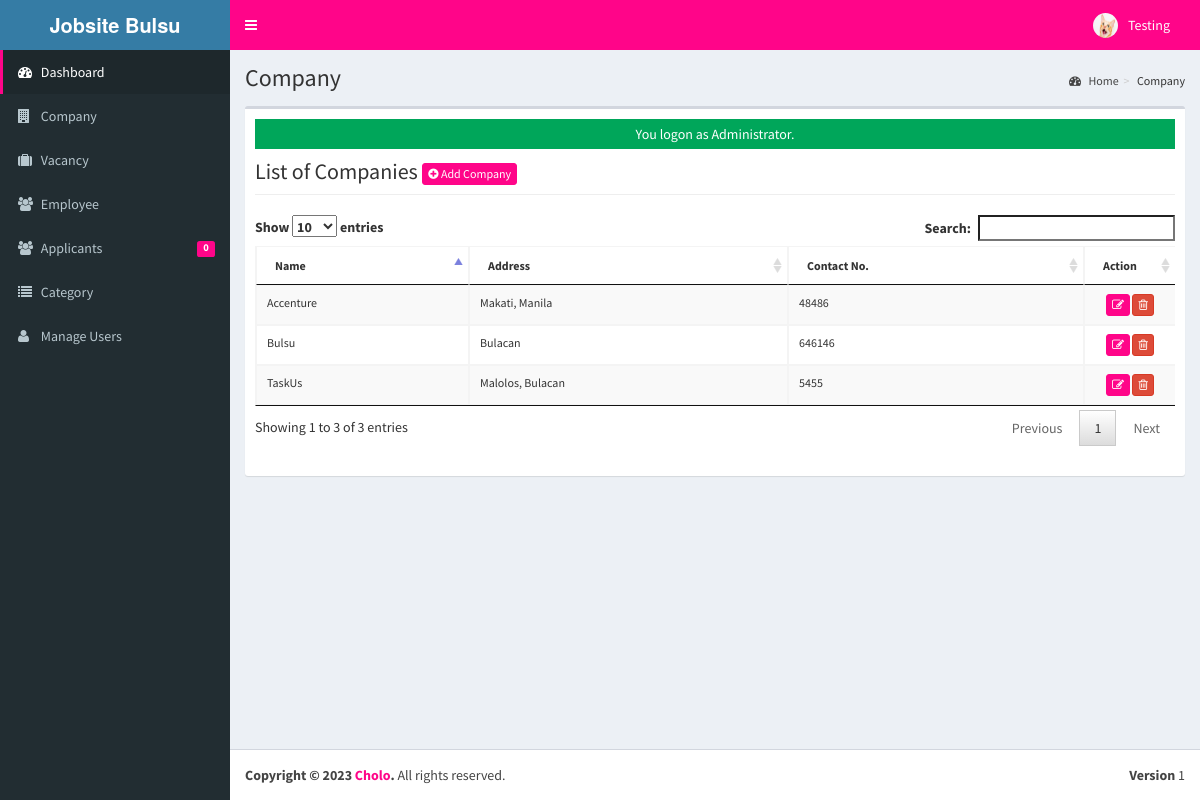
The app's page /admin/company/index.php (signed in) with its own data.
### tables this page shows
CREATE TABLE `tblusers` (
  `USERID` varchar(30) NOT NULL,
  `FULLNAME` varchar(40) NOT NULL,
  `USERNAME` varchar(30) NOT NULL,
  `PASS` varchar(100) NOT NULL,
  `ROLE` varchar(30) NOT NULL,
  `PICLOCATION` varchar(255) NOT NULL
);

CREATE TABLE `tblcompany` (
  `COMPANYID` int(11) NOT NULL,
  `COMPANYNAME` varchar(100) NOT NULL,
  `COMPANYADDRESS` varchar(100) NOT NULL,
  `COMPANYCONTACTNO` varchar(30) NOT NULL,
  `COMPANYSTATUS` varchar(50) NOT NULL,
  `COMPANYMISSION` text NOT NULL
);

### admin/company/index.php (called while the page is built, shortened)
<?php
require_once("../../include/initialize.php");
$title="Company";
require_once ("../theme/templates.php");
?>

### include/database.php (called while the page is built, shortened)
<?php
class Database {
	var $sql_string = '';
	private $conn;
	public function open_connection() {
		$this->conn = mysqli_connect(server,user,pass);
		if(!$this->conn){
			echo "Problem in database connection! Contact administrator!";
			exit();
		}else{
			$db_select = mysqli_select_db($this->conn,database_name);
		}
	}
	function setQuery($sql='') {
		$this->sql_string=$sql;
	}
	function executeQuery() {
		$result = mysqli_query($this->conn,$this->sql_string);
		return $result;
	}
	private function confirm_query($result) {
		return $result;
	}
	function loadResultList( $key='' ) {
		$cur = $this->executeQuery();
		$array = array();
		while ($row = mysqli_fetch_object($cur)) {
			if ($key) {
				$array[$row->$key] = $row;
			} else {
				$array[] = $row;
			}
		}
		return $array;
	}
	function loadSingleResult() {
		$cur = $this->executeQuery();
		while ($row = mysqli_fetch_object($cur)) {
		return $data = $row;
		}
	}
}
$mydb = new Database();
?>

### include/accounts.php (called while the page is built, shortened)
<?php
require_once(LIB_PATH.DS.'database.php');
class User {
	protected static  $tblname = "tblusers";
	function single_user($id=""){
			global $mydb;
			$mydb->setQuery("SELECT * FROM ".self::$tblname."
				Where USERID= '{$id}' LIMIT 1");
			$cur = $mydb->loadSingleResult();
			return $cur;
	}
}
?>

### include/function.php (called while the page is built, shortened)
<?php
function currentpage(){
		$this_page = $_SERVER['SCRIPT_NAME'];
	    $bits = explode('/',$this_page);
		 return $bits[3];
	}
		?>

### admin/company/list.php (the view, shortened to what this page needs)
<div class="row">
      	 <div class="col-lg-12">
           <h1 class="page-header">List of Companies  <a href="index.php?view=add" class="btn btn-primary btn-xs  ">  <i class="fa fa-plus-circle fw-fa"></i> Add Company</a>  </h1>
      		</div>
  		 </div>
 		    <form action="controller.php?action=delete" Method="POST">
		     <div class="table-responsive">
			<table id="dash-table" class="table table-striped table-bordered table-hover"  style="font-size:12px" cellspacing="0">
			  <thead>
			  	<tr>
			  		<th>Name</th>
			  		<th>Address</th>
			  		<th>Contact No.</th>
			  		 <th width="10%" align="center">Action</th>
			  	</tr>
			  </thead>
			  <tbody>
			  	<?php
			  		$mydb->setQuery("SELECT * FROM `tblcompany`");
			  		$cur = $mydb->loadResultList();
					foreach ($cur as $result) {
			  		echo '<tr>';
			  			echo '<td>' . $result->COMPANYNAME.'</td>';
			  			echo '<td>' . $result->COMPANYADDRESS.'</td>';
			  			echo '<td>' . $result->COMPANYCONTACTNO.'</td>';
			  		echo '<td align="center"><a title="Edit" href="index.php?view=edit&id='.$result->COMPANYID.'" class="btn btn-primary btn-xs  ">  <span class="fa fa-edit fw-fa"></a>
			  		     <a title="Delete" href="controller.php?action=delete&id='.$result->COMPANYID.'" class="btn btn-danger btn-xs  ">  <span class="fa  fa-trash-o fw-fa "></a></td>';
			  		echo '</tr>';
			  	}
			  	?>
			  </tbody>
			</table>
			</form>

### admin/theme/templates.php (shortened to what this page needs)
<!DOCTYPE html>
<html>
<head>
    <link rel="stylesheet" href="<?php echo web_root;?>bootstrap/css/bootstrap.min.css">
    <link rel="stylesheet" href="<?php echo web_root;?>plugins/font-awesome/css/font-awesome.min.css">
    <link rel="stylesheet" href="<?php echo web_root;?>dist/css/AdminLTE.min.css">
    <link rel="stylesheet" href="<?php echo web_root;?>dist/css/skins/_all-skins.min.css">
    <link rel="stylesheet" href="<?php echo web_root;?>plugins/iCheck/flat/blue.css">
    <link rel="stylesheet" href="<?php echo web_root;?>plugins/morris/morris.css">
    <link rel="stylesheet" href="<?php echo web_root;?>plugins/jvectormap/jquery-jvectormap-1.2.2.css">
    <link href="<?php echo web_root; ?>plugins/datepicker/bootstrap-datetimepicker.min.css" rel="stylesheet"
        media="screen">
    <link rel="stylesheet" href="<?php echo web_root;?>plugins/dataTables/jquery.dataTables.min.css">
    <link rel="stylesheet" href="<?php echo web_root;?>plugins/bootstrap-wysihtml5/bootstrap3-wysihtml5.min.css">
</head>
<body class="hold-transition skin-blue fixed sidebar-mini">
    <div class="wrapper">
        <header class="main-header">
            <a href="<?php echo web_root;?>/admin/" class="logo">
                <span class="logo-lg"><b>Jobsite Bulsu</b></span>
            </a>
            <nav class="navbar navbar-static-top" role="navigation">
                <a href="#" class="sidebar-toggle" data-toggle="offcanvas" role="button">
                </a>
                <div class="navbar-custom-menu">
                    <ul class="nav navbar-nav">
                        <?php
              $user = New User();
              $singleuser = $user->single_user($_SESSION['ADMIN_USERID']);
          ?>
                        <li class="dropdown user user-menu" style="padding-right: 15px;">
                            <a href="#" class="dropdown-toggle" data-toggle="dropdown">
                                <img src="<?php echo web_root.'admin/user/'. $singleuser->PICLOCATION;?>"
                                    class="user-image" alt="User Image">
                                <span class="hidden-xs"><?php echo $singleuser->FULLNAME; ?></span>
                            </a>
                        </li>
                    </ul>
                </div>
            </nav>
        </header>
        <aside class="main-sidebar">
            <section class="sidebar">
                <ul class="sidebar-menu">
                    <li class="<?php echo (currentpage() == 'index.php') ? "active" : false;?>">
                        <a href="<?php echo web_root ;?>admin/">
                            <i class="fa fa-dashboard"></i> <span>Dashboard</span>
                        </a>
                    </li>
                    <li class="<?php echo (currentpage() == 'company') ? "active" : false;?>">
                        <a href="<?php echo web_root ;?>admin/company/">
                            <i class="fa fa-building"></i> <span>Company</span>
                        </a>
                    </li>
                    <li class="<?php echo (currentpage() == 'vacancy') ? "active" : false;?>">
                        <a href="<?php echo web_root ;?>admin/vacancy/">
                            <i class="fa fa-suitcase"></i> <span>Vacancy</span>
                        </a>
                    </li>
                    <li class="<?php echo (currentpage() == 'employee') ? "active" : false;?>">
                        <a href="<?php echo web_root ;?>admin/employee/">
                            <i class="fa fa-users"></i> <span>Employee</span>
                        </a>
                    </li>
                    <li class="<?php echo (currentpage() == 'applicants') ? "active" : false;?>">
                        <a href="<?php echo web_root ;?>admin/applicants/">
                            <i class="fa fa-users"></i> <span>Applicants</span>
                            <span class="label label-primary pull-right">
                                <?php
                $sql = "SELECT count(*) as 'APPL' FROM `tbljobregistration` WHERE `PENDINGAPPLICATION`=1";
                $mydb->setQuery($sql);
                $pending = $mydb->loadSingleResult();
                echo $pending->APPL;
              ?>
                            </span>
                        </a>
                    </li>
                    <li class="<?php echo (currentpage() == 'category') ? "active" : false;?>">
                        <a href="<?php echo web_root ;?>admin/category/">
                            <i class="fa fa-list"></i> <span>Category</span>
                        </a>
                    </li>
                    <li class="<?php echo (currentpage() == 'user') ? "active" : false;?>">
                        <a href="<?php echo web_root; ?>admin/user/">
                            <i class="fa fa-user"></i> <span>Manage Users</span> </a>
                    </li>
                </ul>
            </section>
        </aside>
        <div class="content-wrapper">
            <section class="content-header">
                <h1>
                    <?php echo isset($title) ? $title : ''; ?>
                </h1>
                <ol class="breadcrumb">
                    <?php
          if ($title!='Home') {
            $active_title = '';
            if (isset($_GET['view'])) {
              $active_title = '<li class='.$active_title.'><a href="index.php">'.$title.'</a></li>';
            }else{
              $active_title = '<li class='.$active_title.'>'.$title.'</li>';
            }
            echo '<li><a href='.web_root.'admin/><i class="fa fa-dashboard"></i> Home</a></li>';
            echo  $active_title;
          }
        ?>
                </ol>
            </section>
            <section class="content">
                <div class="row">
                    <div class="col-xs-12">
                        <div class="box">
                            <div class="box-body">
                                <?php
               require_once $content;
               ?>
                        </div>
                    </div>
                </div>
            </section>
        </div>
        <footer class="main-footer">
            <div class="pull-right hidden-xs">
                <b>Version</b> 1
            </div>
            <strong>Copyright &copy; 2023 <a href="#">Cholo</a>.</strong> All rights
            reserved.
        </footer>
</body>
</html>

### records on screen
tblusers: PICLOCATION (picture), FULLNAME "Testing"
tblcompany: COMPANYNAME "Accenture", COMPANYADDRESS "Makati, Manila", COMPANYCONTACTNO "48486"
tblcompany: COMPANYNAME "Bulsu", COMPANYADDRESS "Bulacan", COMPANYCONTACTNO "646146"
tblcompany: COMPANYNAME "TaskUs", COMPANYADDRESS "Malolos, Bulacan", COMPANYCONTACTNO "5455"

### other values on screen
$pending->APPL "0"
$title "Company"
$_SESSION['message'] "You logon as Administrator."
